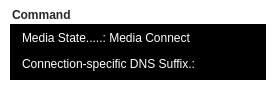
<?xml version="1.0" encoding="UTF-8"?>
<ui version="4.0">
 <class>viewcommand</class>
 <widget class="QWidget" name="viewcommand">
  <property name="geometry">
   <rect>
    <x>0</x>
    <y>0</y>
    <width>276</width>
    <height>90</height>
   </rect>
  </property>
  <property name="minimumSize">
   <size>
    <width>250</width>
    <height>0</height>
   </size>
  </property>
  <property name="windowTitle">
   <string>Form</string>
  </property>
  <property name="styleSheet">
   <string notr="true">background-color: transparent; border-radius:0;</string>
  </property>
  <layout class="QGridLayout" name="gridLayout">
   <property name="leftMargin">
    <number>10</number>
   </property>
   <property name="topMargin">
    <number>9</number>
   </property>
   <property name="rightMargin">
    <number>10</number>
   </property>
   <property name="bottomMargin">
    <number>10</number>
   </property>
   <property name="horizontalSpacing">
    <number>10</number>
   </property>
   <property name="verticalSpacing">
    <number>0</number>
   </property>
   <item row="1" column="0">
    <widget class="QWidget" name="command" native="true">
     <property name="styleSheet">
      <string notr="true">background-color:#000000;
color:white;border-radius:0;
padding:2px 10px 0px 10px;
</string>
     </property>
     <layout class="QVBoxLayout" name="verticalLayout">
      <property name="spacing">
       <number>0</number>
      </property>
      <property name="leftMargin">
       <number>0</number>
      </property>
      <property name="topMargin">
       <number>0</number>
      </property>
      <property name="rightMargin">
       <number>0</number>
      </property>
      <property name="bottomMargin">
       <number>0</number>
      </property>
      <item>
       <widget class="QLineEdit" name="lineEdit">
        <property name="styleSheet">
         <string notr="true">border:0;
font:12px 'Roboto';</string>
        </property>
        <property name="text">
         <string>Media State.....: Media Connect</string>
        </property>
       </widget>
      </item>
      <item>
       <widget class="QLineEdit" name="lineEdit_2">
        <property name="styleSheet">
         <string notr="true">border:0;
font:12px 'Roboto';
padding:6px 10px 2px 10px;</string>
        </property>
        <property name="text">
         <string>Connection-specific DNS Suffix.:</string>
        </property>
       </widget>
      </item>
     </layout>
    </widget>
   </item>
   <item row="0" column="0">
    <widget class="QLineEdit" name="lineEdit_3">
     <property name="maximumSize">
      <size>
       <width>100</width>
       <height>15</height>
      </size>
     </property>
     <property name="styleSheet">
      <string notr="true">font:13px 'Roboto';
font-weight:bold;
color:#272727;
border:0;
margin-bottom:4px;</string>
     </property>
     <property name="text">
      <string>Command</string>
     </property>
    </widget>
   </item>
  </layout>
 </widget>
 <resources/>
 <connections/>
</ui>
